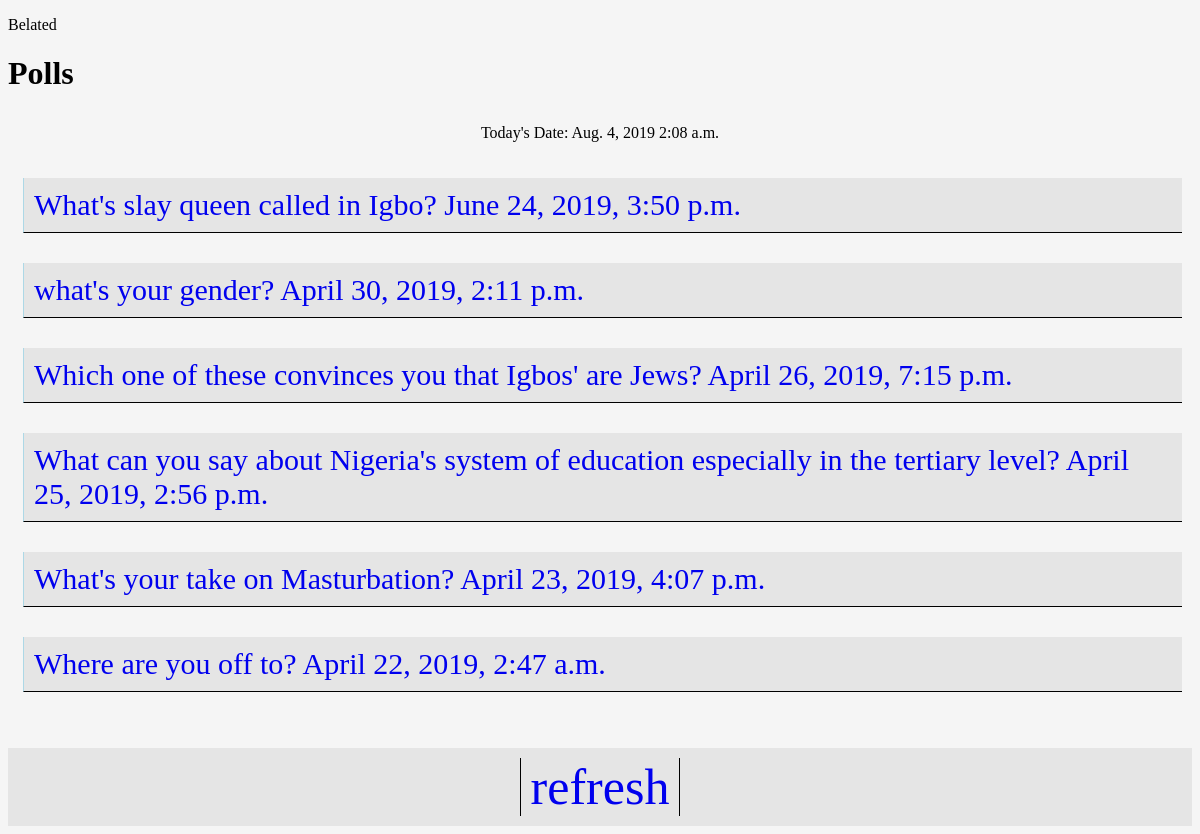
Screenshot of /polls/ with the database file from the repository.
### polls/models.py (models this page shows, shortened)
class Question(models.Model):
    question_text=models.CharField(max_length=200)
    pub_date=models.DateTimeField('date published')

### polls/views.py (the view)
# urls.py: path('', views.index, name='index'),
def index(request):
    Today_date=datetime.datetime.now().date()
    Today_time=datetime.datetime.now().time()
    birthday=datetime.date(2019,4,26)
    if date.today()==birthday:
        wish="Happy birthday! %(name)s " % {"name":"Ifeanyi Emmanuel Anaga"}
    else:
        wish="Belated "
    latest_question_list=Question.objects.order_by('-pub_date')[:6]
    context={'wish':wish,'latest_question_list':latest_question_list,'Today_date':Today_date,'Today_time':Today_time,}
    return render(request,'polls/index.html',context)

### polls/templates/polls/index.html (shortened to what this page needs)
<!DOCTYPE html>
<html>
  <head>
  </head>
  <body>
<p class="wish"> {{wish}}</p>
<h1>Polls</h1>
<p style="text-align:center;background:whitesmoke; padding:10px";>{{"Today's Date:  "}}   {{Today_date}} {{Today_time}} </p>
{% if latest_question_list %}
<ul type="none">
{% for question in latest_question_list %}
<li><a href="{% url 'polls:details' question.id %}">{{ question.question_text }}   {{question.pub_date}}</a></li>
{% endfor %} </ul>
{% else %}
<p>No polls are available.</p>
{% endif %}
<footer><a href="/polls/">{{"refresh "}}</a></footer>
</body>
</html>

### polls/templates/polls/index.html (style rules this page uses)
ul { padding:10px 10px 10px 15px; border-radius:5px; }
li { background:rgba(90,90,90,0.1); margin-bottom:1em; padding:10px; border-bottom:1px solid black; border-left:1px solid lightblue; }
footer { position:relative; bottom:0; padding:10px; background:rgba(90,90,90,0.1); display:flex; justify-content:center; }
footer>a { font-size:50px; display:inline-block; border:1px solid black; border-top:none; border-bottom:none; padding:0 10px 0 10px; }
a:link { text-decoration:none; outline:none; }
body { background:whitesmoke; }
li { font-size:30px; }

### rows the page displays
Question: question_text "What's slay queen called in Igbo?", pub_date "June 24, 2019, 3:50 p.m."
Question: question_text "what's your gender?", pub_date "April 30, 2019, 2:11 p.m."
Question: question_text "Which one of these convinces you that Igbos' are Jews?", pub_date "April 26, 2019, 7:15 p.m."
Question: question_text "What can you say about Nigeria's system of education especially in the tertiary level?", pub_date "April 25, 2019, 2:56 p.m."
Question: question_text "What's your take on Masturbation?", pub_date "April 23, 2019, 4:07 p.m."
Question: question_text "Where are you off to?", pub_date "April 22, 2019, 2:47 a.m."

### other values shown
{{ wish }} "Belated"
{{ Today_time }} "2:08 a.m."
{{ "refresh " }} "refresh"
